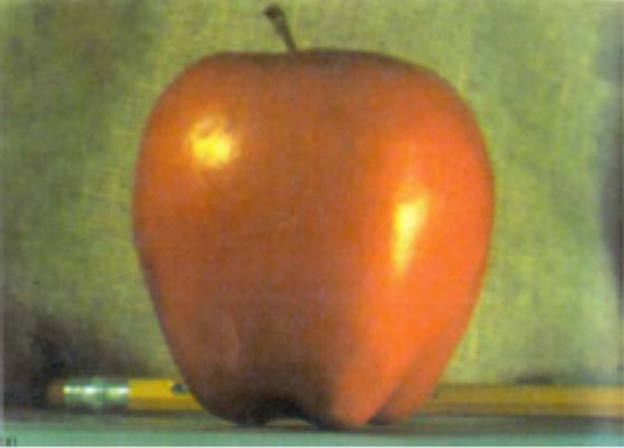
#> input picture Labs/2. Edge detection, image stitching and image pyramids/images/apple.png, 624 x 448 px
$ jupyter execute '3. Image Pyramids.ipynb'   (shell and % lines are left out)
#> lines starting #> are read from the running program, lines starting #| are printed output that depends on the picture
### Labs/2. Edge detection, image stitching and image pyramids/utils.py
import numpy as np
import matplotlib.pyplot as plt


def plot_filtered_image(
    original_image: np.ndarray,
    filtered_image: np.ndarray,
    filter_name: str,
    original_name: str = "Original",
    grayscale: bool = True,
    figsize: tuple = (20, 5),
):
    """Plot an original image and its filtered version.

    Args:
        original_image (np.ndarray): original image
        filtered_image (np.ndarray): filtered image
        filter_name (str): name of filtered version of the image
        original_name (str): name of original version of the image
        grayscale (bool, optional): indicates whether the image is grayscale. Defaults to True.
        figsize (tuple, optional): figure size. Defaults to (20, 5).
    """
    f, (ax1, ax2) = plt.subplots(1, 2, figsize=figsize)
    ax1.set_title(f"{original_name}")
    ax2.set_title(f"{filter_name}")
    if grayscale:
        ax1.imshow(original_image, cmap="gray")
        ax2.imshow(filtered_image, cmap="gray")
    else:
        ax1.imshow(original_image)
        ax2.imshow(filtered_image)


# [26 lines left out: functions plot_histogram_equalization, plot_equalized, not called in this run]


def plot_multiple_rows(
    images_dict: dict,
    rows: int,
    cols: int,
    figsize: tuple = (20, 15),
):
    """Plot an original image and its filtered version.

    Args:
        original_image (np.ndarray): original image
        cdf_normalized (str): normalized cumulative distribution function.
        figsize (tuple, optional): figure size. Defaults to (20, 5).
    """
    f, axes = plt.subplots(rows, cols, figsize=figsize)

    for row, key in enumerate(images_dict):
        for col, img in enumerate(images_dict[key]):
            if len(axes.shape) > 1:
                axes[row, col].imshow(img)
            else:
                axes[col].imshow(img)


# [70 lines left out: functions plot_image_hist, plot_cv2_images, splitdata_train_test, calculate_accuracy, not called in this run]

### Labs/2. Edge detection, image stitching and image pyramids/3. Image Pyramids.ipynb
[cell 1]
import numpy as np

import matplotlib.pyplot as plt
import cv2
import sys

from PIL import Image, ImageOps
from utils import plot_filtered_image, plot_multiple_rows

## 3. Image Pyramids

Normally, we used to work with an image of constant size. But on some occasions, we need to work with (the same) images in different resolution. For example, while searching for something in an image, like face, we are not sure at what size the object will be present in said image. In that case, we will need to create a set of the same image with different resolutions and search for object in all of them. These set of images with different resolutions are called Image Pyramids (because when they are kept in a stack with the highest resolution image at the bottom and the lowest resolution image at top, it looks like a pyramid).

There are two kinds of Image Pyramids. 1) **Gaussian Pyramid** and 2) **Laplacian Pyramids**

Higher level (Low resolution) in a Gaussian Pyramid is formed by removing consecutive rows and columns in Lower level (higher resolution) image. Then each pixel in higher level is formed by the contribution from 5 pixels in underlying level with gaussian weights. By doing so, a $M \times N$ image becomes $\frac{M}{2}\times\frac{M}{2}$ image. So area reduces to one-fourth of original area. It is called an Octave. The same pattern continues as we go upper in pyramid (ie, resolution decreases). Similarly while expanding, area becomes 4 times in each level. We can find Gaussian pyramids using `cv2.pyrDown()` and `cv2.pyrUp()` functions.

One application of Pyramids is **Image Blending**. For example, in image stitching, you will need to stack two images together, but it may not look good due to discontinuities between images. In that case, image blending with Pyramids gives you seamless blending without leaving much data in the images. One classical example of this is the blending of two fruits, Orange and Apple.

Before moving on, **we suggest you to read [this article](https://becominghuman.ai/image-blending-using-laplacian-pyramids-2f8e9982077f) about image blending with pyramids**. It will help you understand the basic concepts for solving this exercise.

[cell 2]
""" Load two images """
apple = np.array(Image.open('images/apple.png'))
#> apple is the input picture: shape (448, 624, 3); mean R, G, B 144.8, 120.5, 70.4
orange = np.array(Image.open('images/orange.png'))
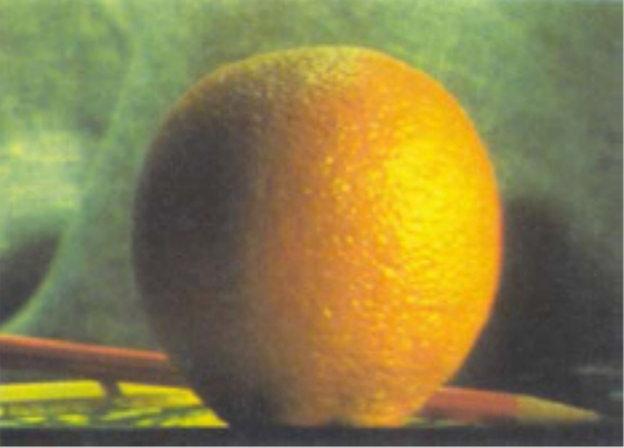
#> input picture Labs/2. Edge detection, image stitching and image pyramids/images/orange.png, 624 x 448 px
#> orange is the input picture: shape (448, 624, 3); mean R, G, B 136.5, 126.2, 73.4

plot_filtered_image(apple, orange, "Orange", "Apple")
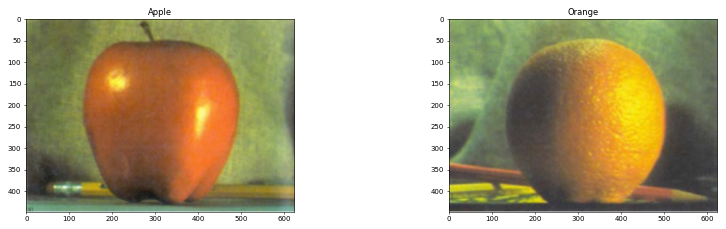
#> figure drawn by matplotlib, 2 panels

A naïve idea might be to take one-half of both images and glue them together. In this case, the result would not be very realistic!

[cell 3]
# Image with direct connecting each half
direct_connection = np.hstack((apple[:,:apple.shape[1]//2],orange[:,orange.shape[1]//2:]))
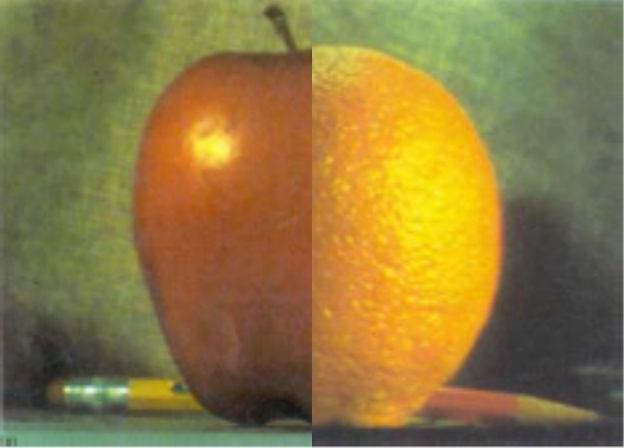
#> direct_connection: shape (448, 624, 3); mean R, G, B 140.3, 120.1, 64.2
plt.imshow(direct_connection)

We start by computing the **Gaussian Pyramids** of the two images up to 6 levels. In this first phase, the image size decreases by a factor of 2, and the scale of the aggregate gaussian smoothing filter applied increases by a factor of 2.

[cell 4]
"""Find Gaussian Pyramids for two images. Up to 6 level"""
def gaussian_pyramid(image, levels):
#> called with levels = 6
    G = np.copy(image)
    g_pyramid = [G]

    # Loop over all levels and apply the pyrDown function to scale down the image G
    # Append the results to the g_pyramid list
    for level in range(levels):
        G = cv2.pyrDown(G)  # use the pyrDown from OpenCV
        g_pyramid.append(G)
#> after the loop, g_pyramid = 7 items

    return g_pyramid

[cell 5]
levels = 6

gp_apple = gaussian_pyramid(apple, levels)
#> gp_apple = 7 items
gp_orange = gaussian_pyramid(orange, levels)
#> gp_orange = 7 items

plot_multiple_rows({'apple':gp_apple,'orange':gp_orange}, 2, len(gp_orange), (30,5))
#> the loop in plot_multiple_rows, `for row, key in enumerate(images_dict):` made 2 passes
#> (row, key) on passes 1 to 2: (0, 'apple'), (1, 'orange')
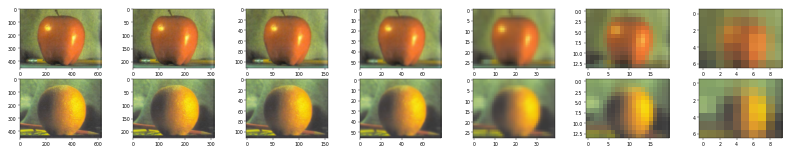
#> figure drawn by matplotlib, 14 panels

Similarly, we compute the Laplacian Pyramids from the Gaussian Pyramids. To construct the Laplacian at a given level i, we first upsample the downscaled image of the next smallest level from the Gaussian pyramid. We subtract the upsampled image from the image in the Gaussian pyramid at the current level.

**Note**: by default, the size of the output image produced by the `cv2.pyrUp()` function is computed as `Size(src.cols\*2, (src.rows\*2)`, but in any case. Therefore, you may need to apply a resize to match the shapes of the Gaussian Pyramids (see the `cv2.resize` function documentation).

[cell 6]
def resize_image(gp_image, lp_image):
     """Resizes the lp_image .

     Args:
         gp_image (np.ndarray): an image from the Gaussian pyramid
         lp_image (np.ndarray): an image from the Laplacian pyramid

     Returns:
         np.ndarray: a resized lp_image
     """
     resized = lp_image

     if lp_image.shape != gp_image.shape:
        height = gp_image.shape[0]
        width = gp_image.shape[1]
        resized = cv2.resize(src=lp_image, dsize=(width,height))

     return resized

[cell 7]
"""From Gaussian Pyramids, find their Laplacian Pyramids"""
def laplacian_pyramids(gp_pyramid, levels):
#> called with levels = 6
    lp_pyramid = [gp_pyramid[levels-1]]  # Initialize the list with the gp_pyramid at levels -1
    for i in range(levels-1, 0, -1):   # loop from levels-1 to 0

        GE = cv2.pyrUp(gp_pyramid[i]) # Use the pyrUp frunction

        GE = resize_image(gp_pyramid[i-1], GE) # Resize the image

        L = cv2.subtract(gp_pyramid[i-1],GE)  # subtract the upsampled image from the image at the current scale (i-1) in the Gaussian pyramid
        lp_pyramid.append(L)
#> after the loop, lp_pyramid = 6 items

    return lp_pyramid

[cell 8]
lp_apple = laplacian_pyramids(gp_apple, levels)
#> lp_apple = 6 items
lp_orange = laplacian_pyramids(gp_orange, levels)
#> the loop in laplacian_pyramids (call 2), `for i in range(levels-1, 0, -1):` made 5 passes
#> pass 2, in laplacian_pyramids (call 2), `GE = cv2.pyrUp(gp_pyramid[i])`:
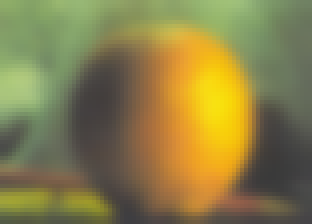
#> GE: shape (56, 78, 3) (shown 4 times larger); mean of channels 0, 1, 2 136.9, 126.9, 73.2; drawn as R, G, B
#> lp_orange = 6 items

plot_multiple_rows({'apple':lp_apple, 'orange':lp_orange},2,len(lp_orange),(30,5))
#> the loop in plot_multiple_rows (call 2), `for row, key in enumerate(images_dict):` made 2 passes
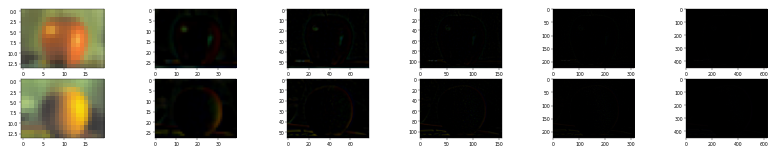
#> figure drawn by matplotlib, 12 panels

Now we join the left half of apple and right half of orange in each levels of Laplacian Pyramids.

[cell 9]
def join_pyramids(lp_A, lp_B):
    LS = []
    for la, lb in zip(lp_A,lp_B):
        rows_la, cols_la, dpt_la = la.shape
        rows_lb, cols_lb, dpt_lb = lb.shape
        ls = np.hstack((la[:, :cols_la//2, :], lb[:, cols_lb//2:, :]))
        LS.append(ls)
#> this loop made 6 passes
#> (rows_la, cols_la, rows_lb, cols_lb) on passes 1 to 6: (14, 20, 14, 20), (28, 39, 28, 39), (56, 78, 56, 78), (112, 156, 112, 156), (224, 312, 224, 312), (448, 624, 448, 624)
#> pass 3, in join_pyramids, `ls = np.hstack((la[:, :cols_la//2, :], lb[:, cols_lb//2:, :]))`:
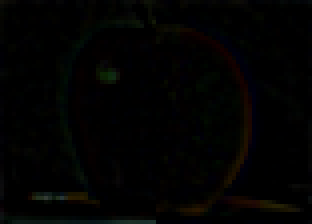
#> ls: shape (56, 78, 3) (shown 4 times larger); mean of channels 0, 1, 2 2.3, 2.3, 1.7; drawn as R, G, B
#> after the loop, LS = 6 items

    return LS

[cell 10]
LS = join_pyramids(lp_apple,lp_orange)
#> LS = 6 items

plot_multiple_rows({'LS':LS}, 1, len(LS), (30,5))
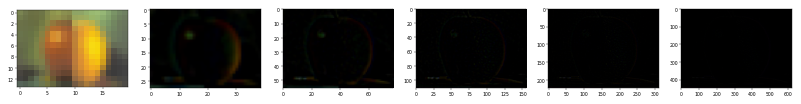
#> figure drawn by matplotlib, 6 panels

Applying the Gaussian filter to the subsampled mask makes the image blend smooth. The mask serves to help us combine the Laplacian pyramids for the two inputs.

Finally from this joint image pyramids, reconstruct the original image.

[cell 11]
'''Reconstruct'''

def reconstruct(j_pyramids, levels):
#> called with levels = 6
    reconstructed = j_pyramids[0]

    for i in range(1,levels):

        reconstructed = resize_image(j_pyramids[i], cv2.pyrUp(reconstructed))

        reconstructed = cv2.add(reconstructed, j_pyramids[i]) # add the combined Laplacian to the original Gaussian-resized images combined with their respective masks that you computed above
#> this loop made 5 passes
#> pass 1, in resize_image (call 11), `resized = lp_image`:
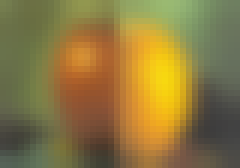
#> resized: shape (28, 40, 3) (shown 6 times larger); mean of channels 0, 1, 2 139.7, 120, 63.9; drawn as R, G, B
#> after the loop:
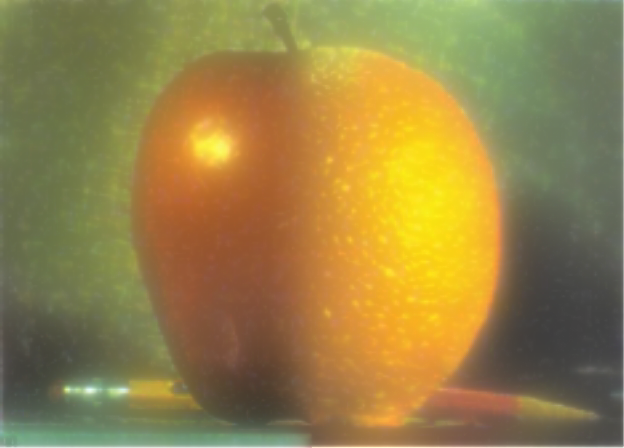
#> reconstructed: shape (448, 624, 3); mean of channels 0, 1, 2 149.8, 129.5, 71.3; drawn as R, G, B
        #reconstructed = reconstructed + j_pyramids[i] -> Green dots

    return reconstructed

[cell 12]
reconstructed = reconstruct(LS, levels)

plot_filtered_image(direct_connection, reconstructed, "Pyramid Blending", "Direct Connection")
